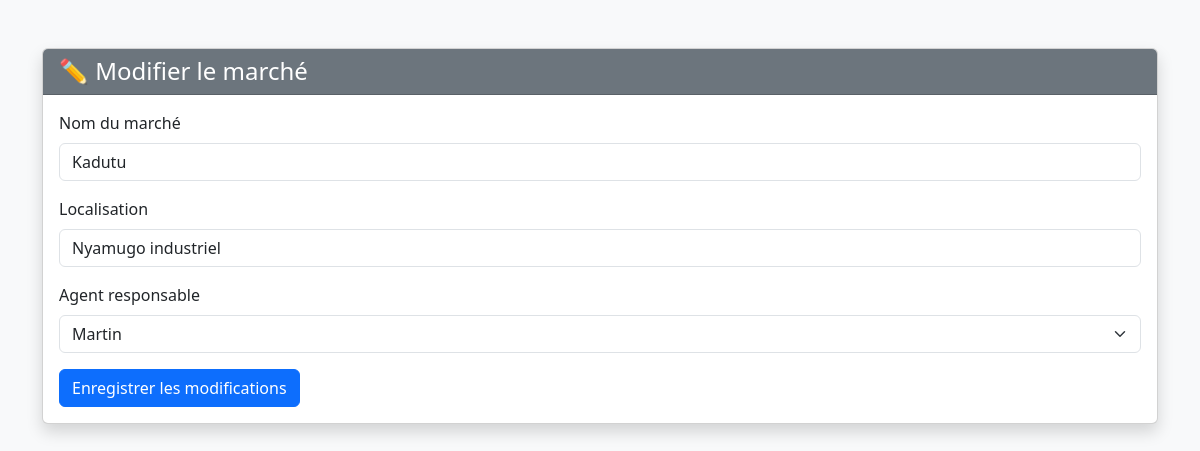
The page /modifier_marche.php?idMarche=3 on the database its author committed.
### tables this page shows
CREATE TABLE IF NOT EXISTS `marche` (
  `IdMarche` int NOT NULL AUTO_INCREMENT,
  `NomMarche` varchar(100) DEFAULT NULL,
  `Localisation` varchar(255) DEFAULT NULL,
  `IdAgent` int DEFAULT NULL,
  PRIMARY KEY (`IdMarche`),
  KEY `IdAgent` (`IdAgent`)
);

CREATE TABLE IF NOT EXISTS `agent` (
  `IdAgent` int NOT NULL AUTO_INCREMENT,
  `NomAgent` varchar(100) DEFAULT NULL,
  `EmailAgent` varchar(100) DEFAULT NULL,
  `MotDePasseAgent` varchar(255) DEFAULT NULL,
  `IdAdmin` int DEFAULT NULL,
  PRIMARY KEY (`IdAgent`),
  UNIQUE KEY `IdAdmin` (`IdAdmin`)
);

### modifier_marche.php (the view, shortened to what this page needs)
<?php
require 'db.php';
$id = $_GET['idMarche'];
$stmt = $pdo->prepare("SELECT * FROM marche WHERE IdMarche = ?");
$stmt->execute([$id]);
$marche = $stmt->fetch();
$agents = $pdo->query("SELECT IdAgent, NomAgent FROM agent")->fetchAll();
?>
<!DOCTYPE html>
<html lang="fr">
<head>
  <link href="https://cdn.jsdelivr.net/npm/bootstrap@5.3.2/dist/css/bootstrap.min.css" rel="stylesheet">
</head>
<body class="bg-light">
  <div class="container mt-5">
    <div class="card shadow">
      <div class="card-header bg-secondary text-white">
        <h4 class="mb-0">✏️ Modifier le marché</h4>
      </div>
      <div class="card-body">
        <form action="traitement_modif_marche.php" method="POST">
          <div class="mb-3">
            <label class="form-label">Nom du marché</label>
            <input type="text" name="nomMarche" class="form-control" value="<?= $marche['NomMarche'] ?>" required>
          </div>
          <div class="mb-3">
            <label class="form-label">Localisation</label>
            <input type="text" name="localisation" class="form-control" value="<?= $marche['Localisation'] ?>" required>
          </div>
          <div class="mb-3">
            <label class="form-label">Agent responsable</label>
            <select name="idAgent" class="form-select" required>
              <?php foreach ($agents as $a): ?>
                <option value="<?= $a['IdAgent'] ?>" <?= $a['IdAgent'] == $marche['IdAgent'] ? 'selected' : '' ?>>
                  <?= $a['NomAgent'] ?>
                </option>
              <?php endforeach; ?>
            </select>
          </div>
          <button type="submit" class="btn btn-primary">Enregistrer les modifications</button>
        </form>
      </div>
    </div>
  </div>
</body>
</html>

### rows shown on the page
marche: nomMarche "Kadutu", localisation "Nyamugo industriel", idAgent "Martin"
